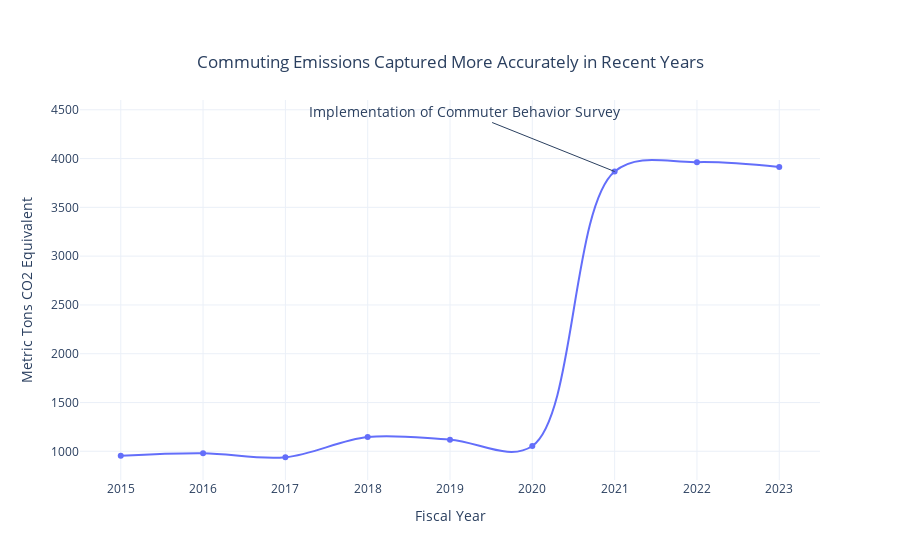

Here is the notebook cell this chart was saved with:
### Code cell
# Filter data for 'Commuting'
commuting_data = cleaned_totals[cleaned_totals['Source'] == 'Commuting']

# Create a line chart for 'Commuting' emissions over time
commuting_emissions_over_time = px.line(commuting_data, 
                                        x='Fiscal Year', 
                                        y='GHG MTCDE', 
                                        title='Commuting Emissions Captured More Accurately in Recent Years',
                                        template='plotly_white',  # Use the white theme
                                        labels={'GHG MTCDE': 'Metric Tons CO2 Equivalent', 'Fiscal Year': 'Fiscal Year'},  # Improve axis labels
                                        line_shape='spline',  # Use smooth lines
                                        render_mode='svg')  # Use SVG for sharper images
# Add an annotation for 2021 data point
commuting_emissions_over_time.add_annotation(
    x=2021,
    y=commuting_data[commuting_data['Fiscal Year'] == 2021]['GHG MTCDE'].values[0],
    text="Implementation of Commuter Behavior Survey",
    showarrow=True,
    arrowhead=0,
    ax=-150,
    ay=-60,
    font=dict(
        size=14
    )
)

# Add markers to the lines
commuting_emissions_over_time.update_traces(mode='lines+markers')


commuting_emissions_over_time.update_layout(
    title={
        'y':0.9,
        'x':0.5,
        'xanchor': 'center',
        'yanchor': 'top'})

# Show the plot
commuting_emissions_over_time.show()
#pio.write_image(commuting_emissions_over_time, 'commuting.png', width=1600, height=1200, scale=2) #render the chart in hd

### Figure 1 — Plotly figure (JSON) as saved in the notebook; plotly's stock layout.template omitted (floating-point values rounded to 4 significant figures)
{"data": [{"hovertemplate": "Fiscal Year=%{x}<br>Metric Tons CO2 Equivalent=%{y}<extra></extra>", "legendgroup": "", "line": {"color": "#636efa", "dash": "solid", "shape": "spline"}, "marker": {"symbol": "circle"}, "mode": "lines+markers", "name": "", "orientation": "v", "showlegend": false, "type": "scatter", "x": [2015, 2016, 2017, 2018, 2019, 2020, 2021, 2022, 2023], "xaxis": "x", "y": [955.7, 980.6, 939.1, 1147.0, 1119.0, 1055.0, 3867.0, 3963.0, 3914.0], "yaxis": "y"}], "layout": {"annotations": [{"arrowhead": 0, "ax": -150, "ay": -60, "font": {"size": 14}, "showarrow": true, "text": "Implementation of Commuter Behavior Survey", "x": 2021, "y": 3867.0}], "legend": {"tracegroupgap": 0}, "title": {"text": "Commuting Emissions Captured More Accurately in Recent Years", "x": 0.5, "xanchor": "center", "y": 0.9, "yanchor": "top"}, "xaxis": {"anchor": "y", "domain": [0, 1], "title": {"text": "Fiscal Year"}}, "yaxis": {"anchor": "x", "domain": [0, 1], "title": {"text": "Metric Tons CO2 Equivalent"}}}}
